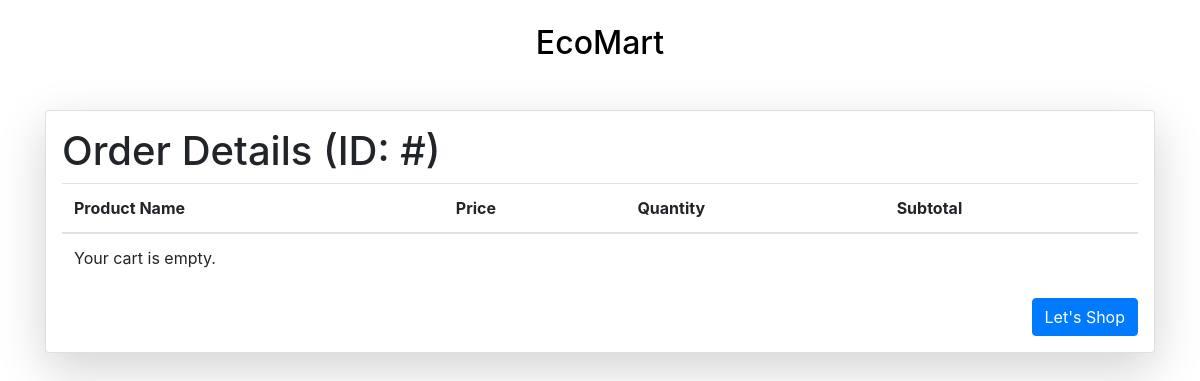
The app's page /ordered_products/22 (signed in), older data.
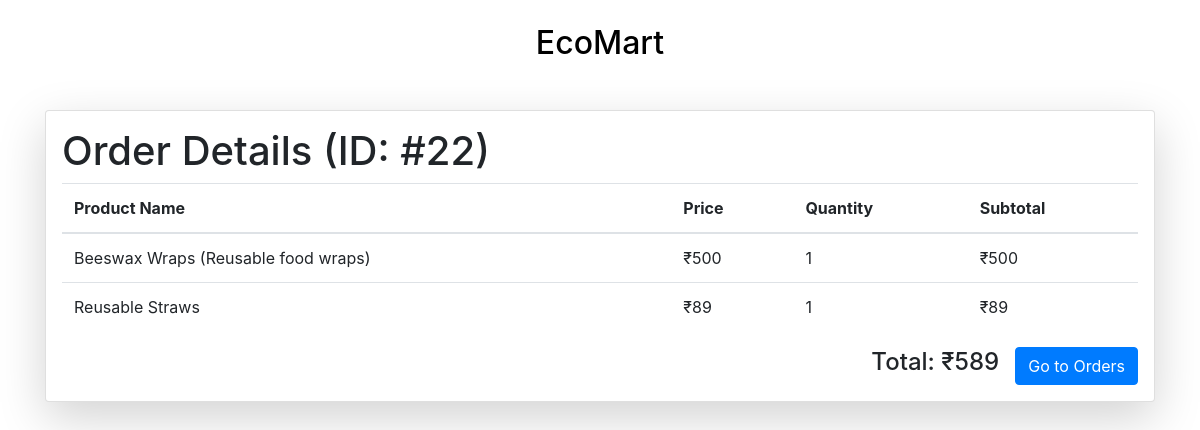
The same page, newer data.
### vault.py (models this page shows, shortened)
class Order_Detail(Base):
    __tablename__ = 'order_detail'
    id = Column(Integer, primary_key=True, autoincrement=True)
    user_id = Column('user_id', Integer)
    total = Column('total', Integer)
    created_at = Column('created_at', String)

class Order_Items(Base):
    __tablename__ = 'order_items'
    id = Column(Integer, primary_key=True, autoincrement=True)
    user_id = Column('user_id', Integer)
    order_id = Column('order_id', Integer)
    product_id = Column('product_id', Integer)
    product_name = Column('product_name', String)
    product_price = Column('product_price', Integer)
    quantity = Column('quantity', Integer)
    amount = Column('amount', Integer)
    created_at = Column('created_at', String)

### user_routes.py (the view)
@app.route('/ordered_products/<int:oid>')
def ordered_products(oid):
    if 'user' not in session:
        return render_template('login/login.html')
    else:
        products = agent.query(Order_Items).filter(Order_Items.order_id == oid).all()
        order = agent.query(Order_Detail).filter(Order_Detail.id == oid).first()
        return render_template('user/ordered_products.html', items=products, order=order, user_id=session['user'], cart_items=order)

### templates/user/ordered_products.html (shortened to what this page needs)
<!DOCTYPE html>
<html lang="en">
  <head>
    <link
      rel="stylesheet"
      href="https://stackpath.bootstrapcdn.com/bootstrap/4.5.2/css/bootstrap.min.css"
    />
    <link
      rel="stylesheet"
      type="text/css"
      href="{{ url_for('static',filename='styles/header.css') }}"
    />
  </head>
  <body>
    <br />
    <div class="main">
      <div class="navigation">
        <h2><a href="/">EcoMart</a></h2>
      </div>
    </div>
    <div class="container mt-5 mb-5">
      <div class="card shadow-lg p-3 mb-5 bg-white rounded">
        <div class="row g-0">
          <div class="col-md-12">
            <h1>Order Details (ID: #{{order.id}})</h1>
            <table class="table">
              <thead>
                <tr>
                  <th scope="col">Product Name</th>
                  <th scope="col">Price</th>
                  <th scope="col">Quantity</th>
                  <th scope="col">Subtotal</th>
                </tr>
              </thead>
              <tbody id="cart-items">
                {% if cart_items %} {% for item in items %}
                <tr>
                  <td>{{ item.product_name }}</td>
                  <td>₹{{ item.amount }}</td>
                  <td>{{ item.quantity }}</td>
                  <td>₹{{ item.amount }}</td>
                </tr>
                {% endfor %} {% else %}
                <tr>
                  <td colspan="6">Your cart is empty.</td>
                </tr>
                {% endif %}
              </tbody>
            </table>
            <div class="d-flex justify-content-end align-items-center">
              {% if cart_items %}
              <h4 id="total-amount">Total: ₹{{ order.total }}</h4>
              <button
                class="btn btn-primary ml-3"
                onclick="location.href='/orders/{{user_id}}'"
              >
                Go to Orders
              </button>
              {% else %}
              <button
                class="btn btn-primary ml-3"
                onclick="location.href='/home'"
              >
                Let's Shop
              </button>
              {% endif %}
            </div>
          </div>
        </div>
      </div>
    </div>
  </body>
</html>

Row changes from the older to the newer data that the page shows:
added Order_Detail: id "22", total "589"
added Order_Items: product_name "Beeswax Wraps (Reusable food wraps)", amount "500", quantity "1"
added Order_Items: product_name "Reusable Straws", amount "89", quantity "1"
Text that changed along with them:
text no longer shown: "Your cart is empty. Let's Shop"
text now shown: "Total: ₹ Go to Orders"
